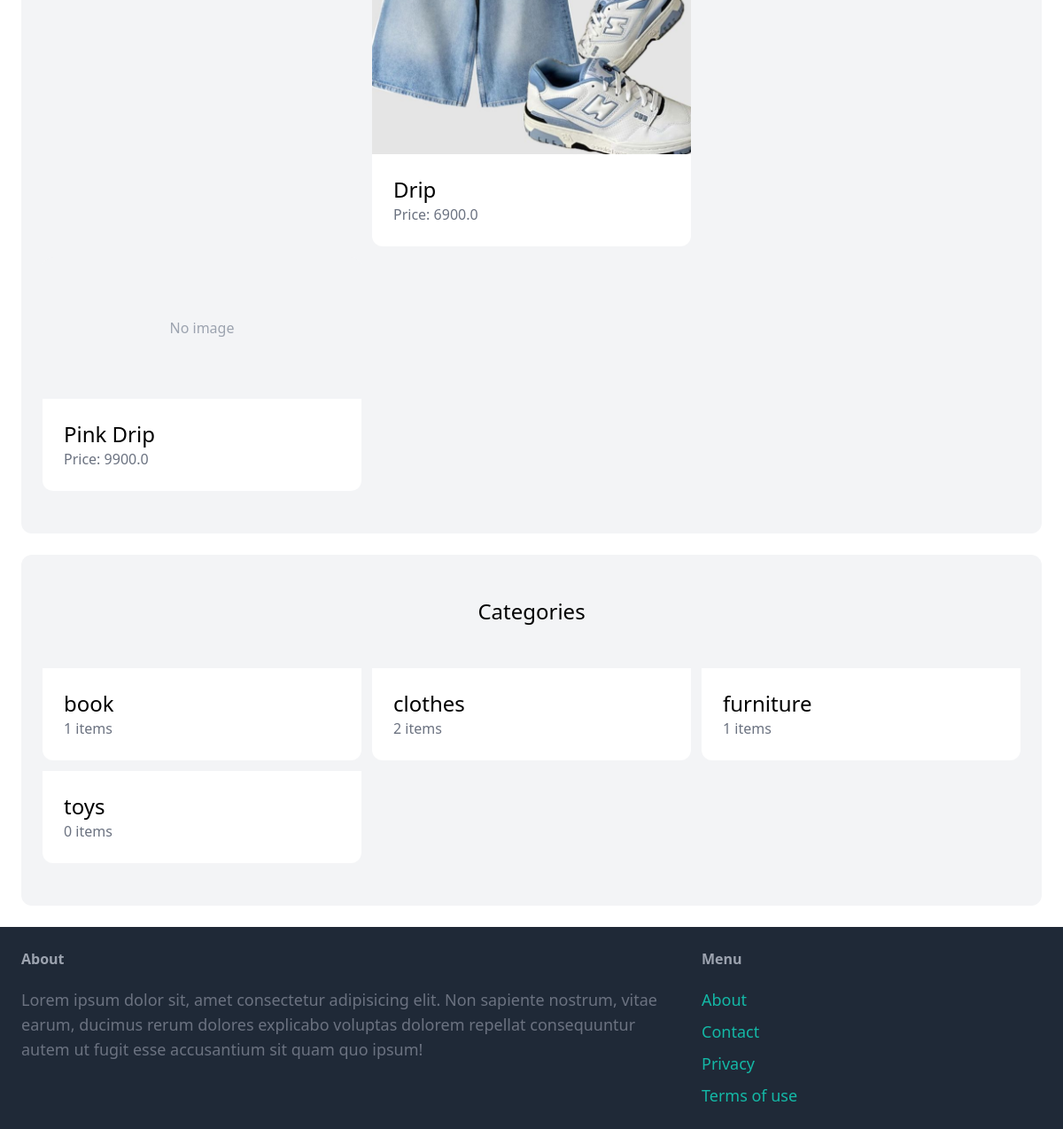
Before: / (lower part) with the older database file.
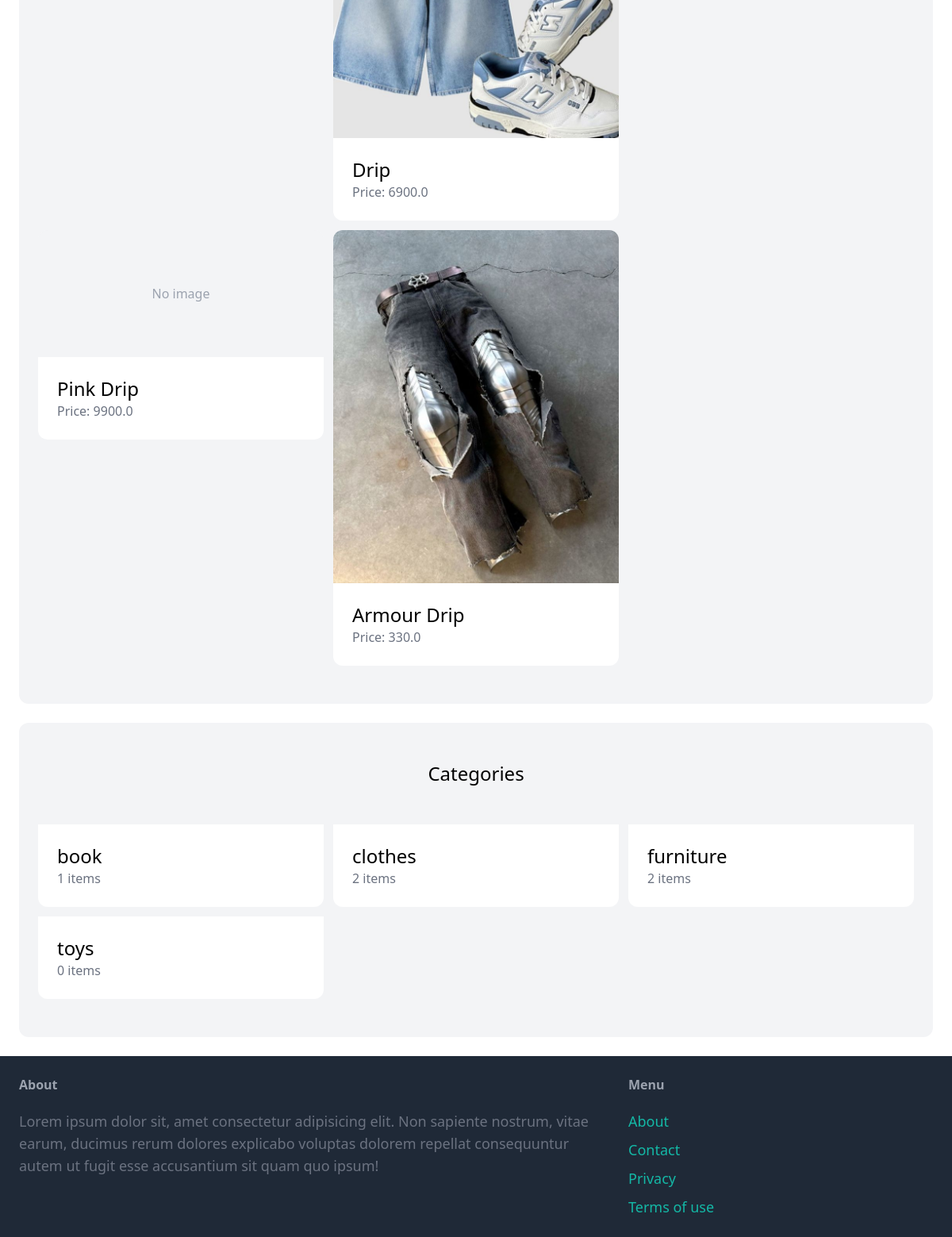
After: the same page with the newer database file.
### item/models.py (models this page shows, shortened)
class Item(models.Model):
    category = models.ForeignKey(Category, related_name='items', on_delete=models.CASCADE)
    name = models.CharField(max_length=255)
    description = models.TextField(blank=True, null=True)
    price = models.FloatField()
    image = models.ImageField(upload_to='item_images', blank=True, null=True)
    is_sold = models.BooleanField(default=False)
    created_by = models.ForeignKey(User, related_name='items', on_delete=models.CASCADE)
    created_at = models.DateTimeField(auto_now_add=True)

class Category(models.Model):
    name = models.CharField(max_length=255)
    class Meta:
        ordering = ('name',)
        verbose_name_plural = 'Categories'

### core/views.py (the view)
# urls.py: path('', index, name='index'),
def index(request):
    items = Item.objects.filter(is_sold=False)[0:6]
    categories = Category.objects.all()
    return render(request, 'core/index.html', {
        'categories': categories,
        'items': items,
    })

### core/templates/core/index.html (shortened to what this page needs)
{% extends 'core/base.html' %}
{% block content %}
    <div class="mt-6 px-6 py-12 bg-gray-100 rounded-xl">
        <div class="grid grid-cols-3 gap-3">
            {% for item in items %}
                <div>
                    <a href="{% url 'item:detail' item.id %}">
                        <div>
                            {% if item.image %}
                                <img src="{{ item.image.url }}" class="rounded-t-xl" alt="{{ item.name }}">
                            {% else %}
                                <div class="w-full h-40 bg-gray-100 rounded-t-xl flex items-center justify-center text-gray-400">No image</div>
                            {% endif %}
                        </div>
                        <div class="p-6 bg-white rounded-b-xl">
                            <h2 class="text-2xl">{{ item.name }}</h2>
                            <p class="text-gray-500">Price: {{ item.price }}</p>
                        </div>
                    </a>
                </div>
            {% endfor %}
        </div>
    </div>
    <div class="mt-6 px-6 py-12 bg-gray-100 rounded-xl">
        <h2 class="mb-12 text-2xl text-center">Categories</h2>
        <div class="grid grid-cols-3 gap-3">
            {% for category in categories %}
                 <div>
                    <a href="#">
                        <div class="p-6 bg-white rounded-b-xl">
                            <h2 class="text-2xl">{{ category.name }}</h2>
                            <p class="text-gray-500"> {{ category.items.count }} items</p>
                        </div>
                    </a>
                </div>
            {% endfor %}
        </div>
    </div>
{% endblock %}

### core/templates/core/base.html (shortened to what this page needs)
<!DOCTYPE html>
<html lang="en">
<head>
    <script src="https://cdn.tailwindcss.com"></script>
</head>
<body>
    <div class="px-6 py-6">
        {% block content %}
        {% endblock %}
    </div>
    <footer class="py-6 px-6 flex justify-between bg-gray-800">
        <div class="w-2/3 pr-10">
            <h3 class="mb-5 font-semibold text-gray-400">About</h3>
            <p class="text-lg text-gray-500">
                Lorem ipsum dolor sit, amet consectetur adipisicing elit. Non sapiente nostrum, vitae earum, ducimus rerum dolores explicabo voluptas dolorem repellat consequuntur autem ut fugit esse accusantium sit quam quo ipsum!
            </p>
        </div>
        <div class="w-1/3">
            <h3 class="mb-5 font-semibold text-gray-400">Menu</h3>
            <ul class="space-y-2">
                <li><a href="#" class="text-lg text-teal-500 hover:text-teal-700">About</a></li>
                <li><a href="{% url 'contact' %}" class="text-lg text-teal-500 hover:text-teal-700">Contact</a></li>
                <li><a href="#" class="text-lg text-teal-500 hover:text-teal-700">Privacy</a></li>
                <li><a href="#" class="text-lg text-teal-500 hover:text-teal-700">Terms of use</a></li>
            </ul>
        </div>
    </footer>
</body>
</html>

Changed rows visible on the page:
added Item: image (picture), name "Armour Drip", price "330.0"
computed for Category "furniture": items.count "1" → "2"
